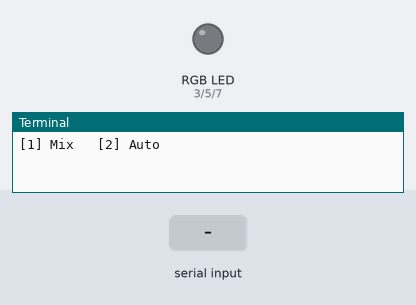
Recording of a program running on a simulated Raspberry Pi (header pin numbers). On the bench: an RGB LED mixed from three pins (HIGH = lit), the last lines printed to the terminal. The inputs (shaded band) are chosen by the test bench. Dim RGB values are drawn brighter than linear.

Above: at 1.2 s.
1.3 s: "2" typed at the terminal, then Enter
At 2.26 s:
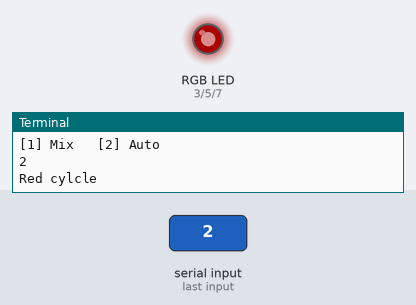
At 3.21 s:
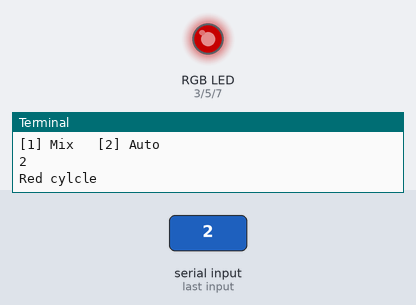
Timing chart, 0 to 15.4 s (numbered marks = the images above; inputs shaded):
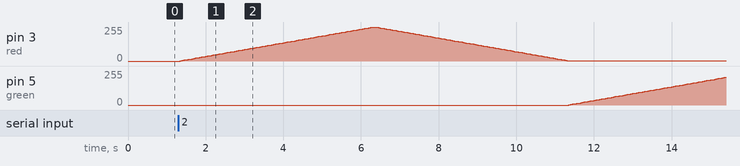

Measured:
- after the input at 1.3 s, pin 3 (red): rises from 0/255 to 255/255 in 5.0 s, then falls to 3/255 in 5.0 s; pin 5 (green): moves from 0/255 to 207/255 over 4.0 s, starting after 10.1 s

The program:

rgbdiodentest.py
```python
#!/usr/bin/python3
import RPi.GPIO as GPIO
from time import sleep

# Prepare GPIO
GPIO.setmode(GPIO.BOARD)
red = 3
green = 5
blue = 7
GPIO.setup(red, GPIO.OUT)
GPIO.setup(green, GPIO.OUT)
GPIO.setup(blue, GPIO.OUT)

# Turn all colors off
def all_off(pwm_r, pwm_g, pwm_b):
    pwm_r.ChangeDutyCycle(0)
    pwm_g.ChangeDutyCycle(0)
    pwm_b.ChangeDutyCycle(0)

    GPIO.output(red, False)
    GPIO.output(green, False)
    GPIO.output(blue, False)
    return

def do_mix(pwm_r, pwm_g, pwm_b):
    while True:
        dcr = eval(input("Red [0-100]:\n"))
        dcg = eval(input("Green [0-100]:\n"))
        dcb = eval(input("Blue [0-100]:\n"))

        pwm_r.ChangeDutyCycle(dcr)
        pwm_g.ChangeDutyCycle(dcg)
        pwm_b.ChangeDutyCycle(dcb)
        print("==========================")

def duty_cycle_change(pwm):
        for i in range(100):
            pwm.ChangeDutyCycle(i)
            sleep(0.05)
            if i == 99:
                for j in range(100, 0, -1):
                    sleep(0.05)
                    pwm.ChangeDutyCycle(j)

def do_auto(pwm_r, pwm_g, pwm_b):
    while True:
        print("Red cylcle")
        duty_cycle_change(pwm_r)
        print("Green cylcle")
        duty_cycle_change(pwm_g)
        print("Blue cylcle")
        duty_cycle_change(pwm_b)
        print("==========================")

# Set PWM to 100 Hz
pwm_r=GPIO.PWM(red, 100)
pwm_g=GPIO.PWM(green, 100)
pwm_b=GPIO.PWM(blue, 100)

# Set PWM start values
pwm_r.start(0)
pwm_g.start(0)
pwm_b.start(0)

# Select mode
selection = eval(input("[1] Mix   [2] Auto\n"))

try:
    if selection == 1:
        do_mix(pwm_r, pwm_g, pwm_b)
    elif selection == 2:
        do_auto(pwm_r, pwm_g, pwm_b)
except KeyboardInterrupt:
    all_off(pwm_r, pwm_g, pwm_b)
```
